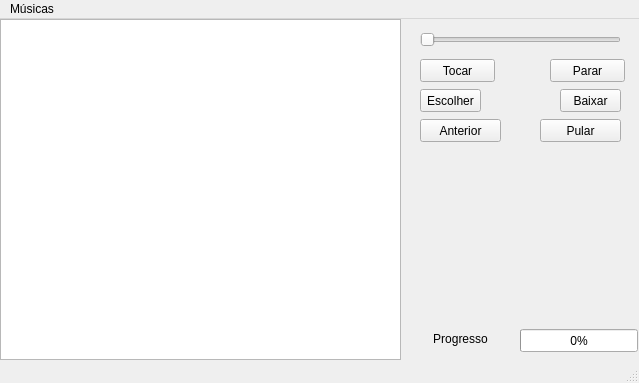
<?xml version="1.0" encoding="UTF-8"?>
<ui version="4.0">
 <class>MainWindow</class>
 <widget class="QMainWindow" name="MainWindow">
  <property name="geometry">
   <rect>
    <x>0</x>
    <y>0</y>
    <width>639</width>
    <height>383</height>
   </rect>
  </property>
  <property name="windowTitle">
   <string>MainWindow</string>
  </property>
  <widget class="QWidget" name="centralwidget">
   <widget class="QProgressBar" name="BarraDeProgresso">
    <property name="geometry">
     <rect>
      <x>520</x>
      <y>310</y>
      <width>118</width>
      <height>23</height>
     </rect>
    </property>
    <property name="value">
     <number>0</number>
    </property>
   </widget>
   <widget class="QSlider" name="musicaSlider">
    <property name="geometry">
     <rect>
      <x>420</x>
      <y>10</y>
      <width>201</width>
      <height>22</height>
     </rect>
    </property>
    <property name="orientation">
     <enum>Qt::Horizontal</enum>
    </property>
   </widget>
   <widget class="QPushButton" name="botaoTocar">
    <property name="geometry">
     <rect>
      <x>420</x>
      <y>40</y>
      <width>75</width>
      <height>23</height>
     </rect>
    </property>
    <property name="text">
     <string>Tocar</string>
    </property>
   </widget>
   <widget class="QPushButton" name="botaoParar">
    <property name="geometry">
     <rect>
      <x>550</x>
      <y>40</y>
      <width>75</width>
      <height>23</height>
     </rect>
    </property>
    <property name="text">
     <string>Parar</string>
    </property>
   </widget>
   <widget class="QPushButton" name="botaoEscolher">
    <property name="geometry">
     <rect>
      <x>420</x>
      <y>70</y>
      <width>61</width>
      <height>23</height>
     </rect>
    </property>
    <property name="text">
     <string>Escolher</string>
    </property>
   </widget>
   <widget class="QPushButton" name="botaoBaixar">
    <property name="geometry">
     <rect>
      <x>560</x>
      <y>70</y>
      <width>61</width>
      <height>23</height>
     </rect>
    </property>
    <property name="text">
     <string>Baixar</string>
    </property>
   </widget>
   <widget class="QLabel" name="progressoLabel">
    <property name="geometry">
     <rect>
      <x>410</x>
      <y>310</y>
      <width>101</width>
      <height>20</height>
     </rect>
    </property>
    <property name="text">
     <string>Progresso</string>
    </property>
    <property name="textFormat">
     <enum>Qt::AutoText</enum>
    </property>
    <property name="alignment">
     <set>Qt::AlignCenter</set>
    </property>
   </widget>
   <widget class="QPushButton" name="botaoPular">
    <property name="geometry">
     <rect>
      <x>540</x>
      <y>100</y>
      <width>81</width>
      <height>23</height>
     </rect>
    </property>
    <property name="text">
     <string>Pular</string>
    </property>
   </widget>
   <widget class="QListWidget" name="listWidget">
    <property name="geometry">
     <rect>
      <x>0</x>
      <y>0</y>
      <width>401</width>
      <height>341</height>
     </rect>
    </property>
    <property name="font">
     <font>
      <family>Sitka Heading</family>
      <pointsize>10</pointsize>
     </font>
    </property>
   </widget>
   <widget class="QPushButton" name="botaoAnterior">
    <property name="geometry">
     <rect>
      <x>420</x>
      <y>100</y>
      <width>81</width>
      <height>23</height>
     </rect>
    </property>
    <property name="text">
     <string>Anterior</string>
    </property>
   </widget>
  </widget>
  <widget class="QMenuBar" name="menubar">
   <property name="geometry">
    <rect>
     <x>0</x>
     <y>0</y>
     <width>639</width>
     <height>21</height>
    </rect>
   </property>
   <widget class="QMenu" name="menuM_sicas">
    <property name="title">
     <string>Músicas</string>
    </property>
   </widget>
   <addaction name="menuM_sicas"/>
  </widget>
  <widget class="QStatusBar" name="statusbar"/>
 </widget>
 <resources/>
 <connections/>
</ui>
